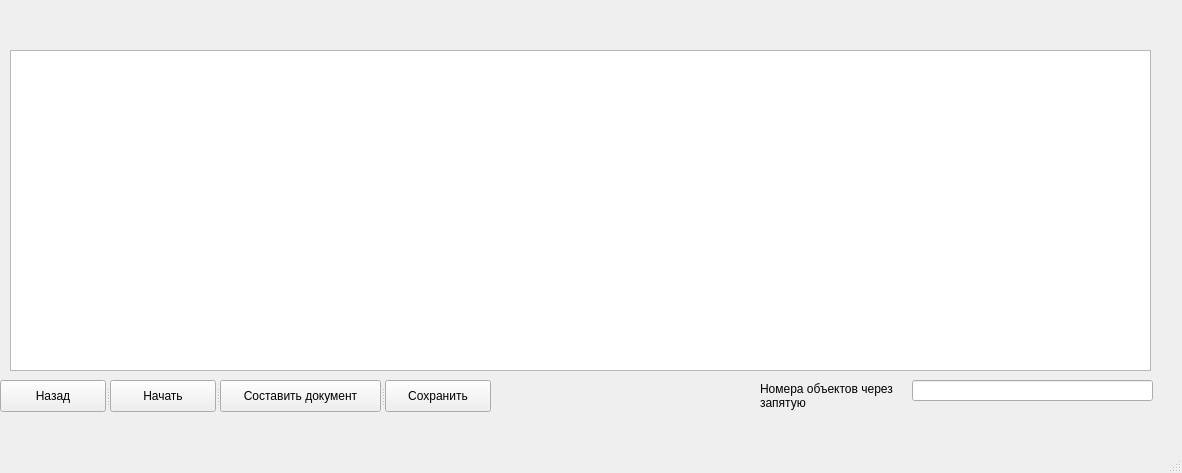
<?xml version="1.0" encoding="UTF-8"?>
<ui version="4.0">
 <class>MainWindow</class>
 <widget class="QMainWindow" name="MainWindow">
  <property name="geometry">
   <rect>
    <x>0</x>
    <y>0</y>
    <width>1182</width>
    <height>473</height>
   </rect>
  </property>
  <property name="windowTitle">
   <string>Ведомость контроля выполнения работ с нарастающим итогом</string>
  </property>
  <widget class="QWidget" name="centralwidget">
   <widget class="QLineEdit" name="lineEdit">
    <property name="geometry">
     <rect>
      <x>912</x>
      <y>380</y>
      <width>241</width>
      <height>21</height>
     </rect>
    </property>
   </widget>
   <widget class="QSplitter" name="splitter">
    <property name="geometry">
     <rect>
      <x>0</x>
      <y>380</y>
      <width>491</width>
      <height>32</height>
     </rect>
    </property>
    <property name="orientation">
     <enum>Qt::Horizontal</enum>
    </property>
    <widget class="QPushButton" name="pushButton_2">
     <property name="text">
      <string>Назад</string>
     </property>
    </widget>
    <widget class="QPushButton" name="pushButton_3">
     <property name="text">
      <string>Начать</string>
     </property>
    </widget>
    <widget class="QPushButton" name="pushButton">
     <property name="text">
      <string>Составить документ</string>
     </property>
    </widget>
    <widget class="QPushButton" name="pushButton_4">
     <property name="text">
      <string>Сохранить</string>
     </property>
    </widget>
   </widget>
   <widget class="QLabel" name="label">
    <property name="geometry">
     <rect>
      <x>10</x>
      <y>0</y>
      <width>601</width>
      <height>41</height>
     </rect>
    </property>
    <property name="text">
     <string/>
    </property>
    <property name="wordWrap">
     <bool>true</bool>
    </property>
   </widget>
   <widget class="QLabel" name="label_2">
    <property name="geometry">
     <rect>
      <x>760</x>
      <y>380</y>
      <width>141</width>
      <height>31</height>
     </rect>
    </property>
    <property name="text">
     <string>Номера объектов через запятую</string>
    </property>
    <property name="wordWrap">
     <bool>true</bool>
    </property>
   </widget>
   <widget class="QTableWidget" name="tableWidget">
    <property name="geometry">
     <rect>
      <x>10</x>
      <y>50</y>
      <width>1141</width>
      <height>321</height>
     </rect>
    </property>
   </widget>
  </widget>
  <widget class="QMenuBar" name="menubar">
   <property name="geometry">
    <rect>
     <x>0</x>
     <y>0</y>
     <width>1182</width>
     <height>24</height>
    </rect>
   </property>
  </widget>
  <widget class="QStatusBar" name="statusbar"/>
 </widget>
 <resources/>
 <connections/>
</ui>
